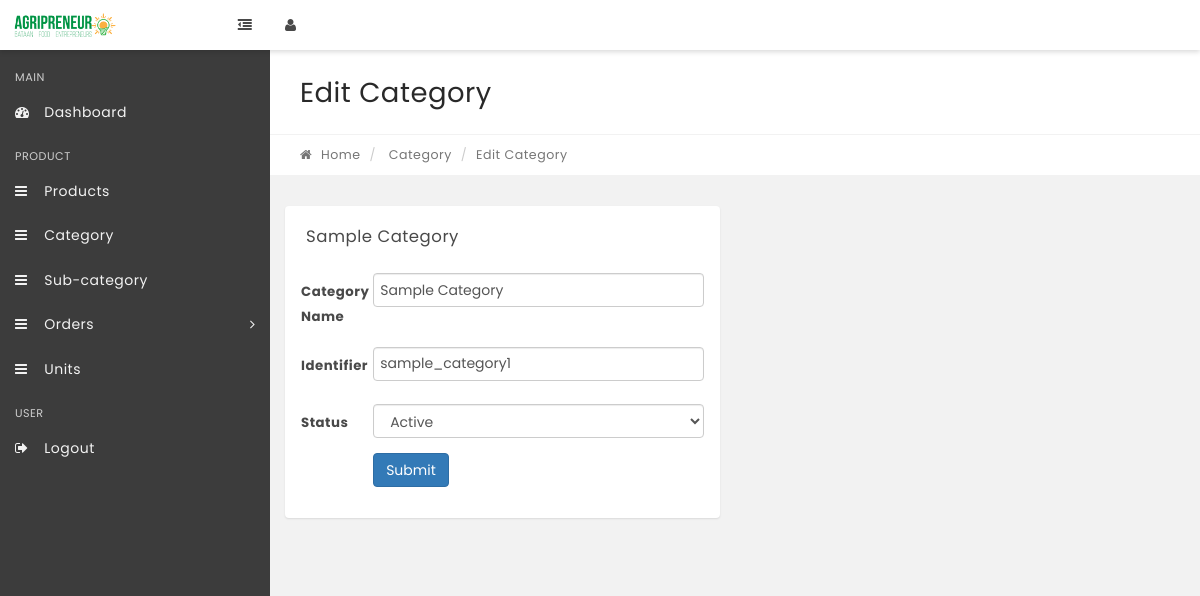
/admin/category/edit/2, run on an earlier commit of the app's database.
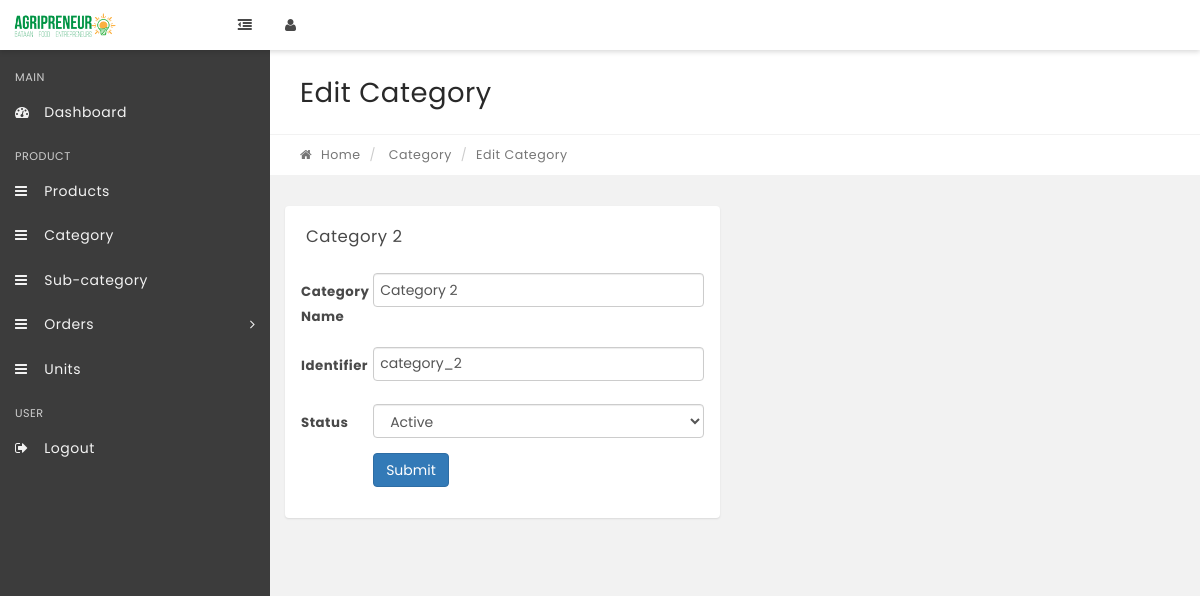
And on a later commit of the database.
### tables this page shows
CREATE TABLE `tbl_category` (
  `category_id` int(11) NOT NULL,
  `category_name` varchar(255) NOT NULL,
  `category_identifier` varchar(255) NOT NULL,
  `category_status` int(11) NOT NULL,
  `timestamp_created` timestamp NOT NULL DEFAULT CURRENT_TIMESTAMP,
  `timestamp_update` timestamp NOT NULL DEFAULT '0000-00-00 00:00:00' ON UPDATE CURRENT_TIMESTAMP
);

### application/libraries/Template.php (called while the page is built, shortened)
<?php
class Template {
    var $use_template = '';
    var $use_template_file = '';
    var $template_data = array();
	var $CI;
	function __construct(){
		$this->CI =& get_instance();
	}
	function set_title($title){
		$this->template_data['title'] = $title;
	}
	function set_additional_css($css_set){
        $this->template_data['additional_css'] = $css_set;
    }
    function set_additional_js($js_set){
        $this->template_data['add_js'] = $js_set;
    }
    public function set_template($name,$file="template"){
        $this->use_template = $name;
        $this->use_template_file = $file;
    }
    public function load_sub($key,$value){
        if(is_array($key)){
            $this->template_data = $key;
        }else{
            $this->template_data[$key] = $value;
        }
    }
    public function load($path){
        $content = $this->CI->load->view($path,$this->template_data,true);
        $this->template_data["content"] = $content;
        $template_path = $this->use_template . "/" . $this->use_template_file;
        $this->CI->load->view("templates/".$template_path,$this->template_data);
    }
}

### application/controllers/Admin.php (called while the page is built, shortened)
<?php
class Admin extends CI_Controller {
    function __construct(){
        $styles = array(
            'assets/user/css/prism/prism.css',
            'assets/user/css/ladda/ladda-themeless.min.css',
		);
		$js = array(
            'assets/user/js/login.js',
            'assets/user/js/user.js',
            'assets/user/js/admin.js',
            'assets/user/js/switchery/switchery.min.js',
            'assets/user/js/ladda/ladda.min.js',
            'assets/user/js/prism/prism.js'
		);
		$this->template->set_additional_css($styles);
		$this->template->set_additional_js($js);
        $this->template->set_title('Admin - Dashboard');
        $this->template->set_template('admin');
    }
    function category_edit($id)
    {
        $this->template->load_sub('user', $this->user_model->get_user_data($this->session->userdata('id')));
        $this->template->load_sub('category', $this->category_model->get_category_info($id));
        $this->template->load('admin/edit_category');
    }
}

### index.php (called while the page is built, shortened)
<?php
require_once BASEPATH.'core/CodeIgniter.php';

### application/models/Category_model.php (called while the page is built, shortened)
<?php
class Category_model extends CI_Model {
    function get_category_info($id)
    {
        $this->db->select('*');
        $this->db->from('tbl_category');
        $this->db->where('category_id', $id);
        $query = $this->db->get();
        if($query->num_rows()){
			return $query->row();
		}
		return [];
    }
}

### application/views/admin/edit_category.php (the view, shortened to what this page needs)
<div class="row page-title-div">
	<div class="col-md-6">
		<h2 class="title">Edit Category</h2>
	</div>
	<div class="col-md-6 right-side">
	</div>
</div>
<div class="row breadcrumb-div">
	<div class="col-md-6">
		<ul class="breadcrumb">
			<li>
				<a href="<?php echo base_url();?>/admin">
					<i class="fa fa-home"></i> Home</a>
			</li>
			<li>
				<a href="<?php echo base_url();?>admin/category">Category</a>
			</li>
			<li class="active">Edit Category</li>
		</ul>
	</div>
</div>
<section class="section">
	<div class="row">
		<div class="col-md-6">
			<div class="panel">
				<div class="panel-heading">
					<div class="panel-title">
						<h5><?php echo ucfirst($category->category_name);?></h5>
					</div>
				</div>
				<div class="panel-body">
					<form class="form-horizontal" id="edit_category">
						<div class="form-group">
							<label for="category_name" class="col-sm-2 control-label">Category Name</label>
							<div class="col-sm-10">
								<input type="text" class="form-control" id="category_name" name ="category_name"  value="<?php echo $category->category_name;?>">
							</div>
						</div>
						<div class="form-group">
							<label for="category_identifier" class="col-sm-2 control-label">Identifier</label>
							<div class="col-sm-10">
								<input type="text" class="form-control" id="category_identifier" name="category_identifier" value="<?php echo $category->category_identifier;?>">
							</div>
						</div>
						<div class="form-group">
							<label for="status" class="col-sm-2 control-label">Status</label>
							<div class="col-sm-10">
                                <select class="form-control" name="status" id="status">
                                    <option value="1" <?php if($category->category_status == 1){echo 'selected';} ?>>Active</option>
                                </select>
							</div>
						</div>
						<div class="form-group">
							<div class="col-sm-offset-2 col-sm-10">
								<button type="submit" class="btn btn-primary">Submit</button>
							</div>
						</div>
					</form>
				</div>
			</div>
		</div>
	</div>
</section>

What changed in the data, as far as the page shows it:
changed tbl_category "Active": category_name "Sample Category" → "Category 2"; category_identifier "sample_category1" → "category_2"
